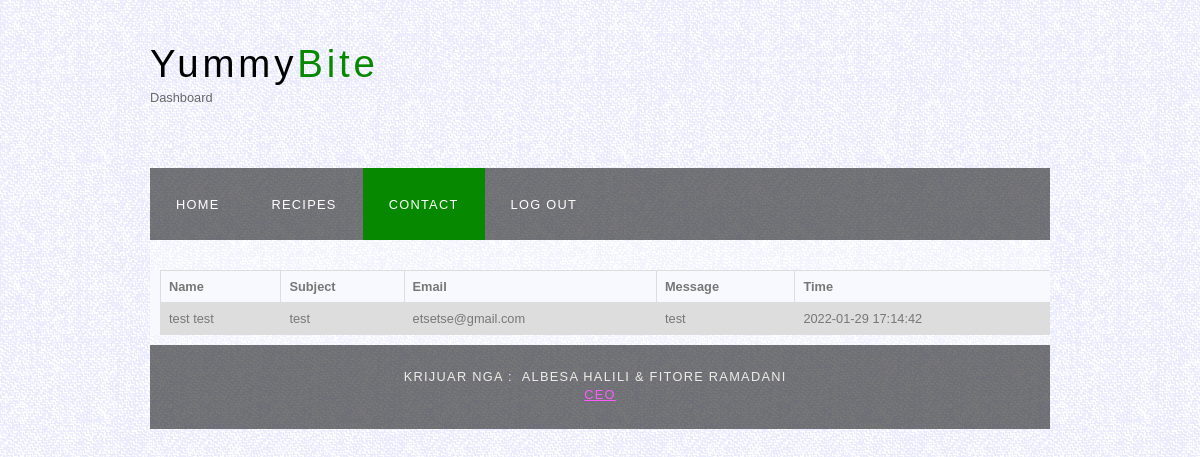
The app's page /admin/contact.php (signed in) with its own data.
### tables this page shows
CREATE TABLE `contact` (
  `id` int(11) NOT NULL,
  `fullName` varchar(60) NOT NULL,
  `subject` varchar(60) NOT NULL,
  `email` varchar(60) NOT NULL,
  `message` varchar(255) NOT NULL,
  `created_at` datetime DEFAULT current_timestamp()
);

### admin/contact.php (the view, shortened to what this page needs)
<?php
include("../includes/db.php");
?>
<!DOCTYPE HTML>
<html>
<head>
  <link rel="stylesheet" type="text/css" href="/style/style.css" title="style" />
</head>
<body>
  <div id="main">
    <div id="header">
      <div id="logo">
        <div id="logo_text">
          <h1><a href="index.php"><span class="logo_colour"><font color="#000000">Yummy</font>Bite</span></a></h1>
          <h2>Dashboard</h2>
        </div>
      </div>
	<?php
	include 'nav.php';
	?>
    </div>
    <div id="site_content">
        <div id="content">
        <div class="main_content">
          <table>
            <tr>
              <th>Name</th>
              <th>Subject</th>
              <th>Email</th>
              <th>Message</th>
              <th>Time</th>
            </tr>
            <?php
                $sql = "SELECT * FROM contact ORDER BY created_at DESC";
                $result = $link->query($sql);
                if ($result->num_rows > 0) {
                  while($row = $result->fetch_assoc()) {
            ?>
            <tr>
              <td><?php echo $row['fullName'];?></td>
              <td><?php echo $row['subject'];?></td>
              <td><?php echo $row['email'];?></td>
              <td><?php echo $row['message'];?></td>
              <td><?php echo $row['created_at'];?></td>
            </tr>
            <?php
                  }
                }else{
                  echo '<p>No results</p>';
                }
            ?>
          </table>
          </div>
        </div>
    </div>
   <div id="footer"> Krijuar nga :&nbsp; Albesa Halili & Fitore Ramadani &nbsp;<p><a href="www.facebook.com">CEO</a></p></div>
  </div>
</body>
</html>

### style/style.css (style rules this page uses)
html { height: 100%; }
* { margin: 0; padding: 0; }
body { font: normal .80em 'trebuchet ms', arial, sans-serif; background: #F0EFE2 url(prapavija.png) ; color: #777; }
p { padding: 0 0 20px 0; line-height: 1.7em; }
h1, h2, h3, h4, h5, h6 { font: normal 175% 'century gothic', arial, sans-serif; color: #068900; margin: 0 0 15px 0; padding: 15px 0 5px 0; }
h2 { font: normal 175% 'century gothic', arial, sans-serif; color: #068900; }
a, a:hover { outline: none; text-decoration: underline; color: #FD5BFF; }
table { font-family: arial, sans-serif; border-collapse: collapse; width: 100%; margin:10px; }
td, th { border: 1px solid #dddddd; text-align: left; padding: 8px; }
tr:nth-child(even) { background-color: #dddddd; }
#main, #logo, #menubar, #site_content, #footer { margin-left: auto; margin-right: auto; }
#header { height: 240px; }
#logo { width: 900px; position: relative; height: 168px; }
#logo #logo_text { position: absolute; top: 20px; left: 0; }
#logo h1, #logo h2 { font: normal 300% 'century gothic', arial, sans-serif; border-bottom: 0; text-transform: none; margin: 0; }
#logo_text h1, #logo_text h1 a, #logo_text h1 a:hover { padding: 22px 0 0 0; color: #000; letter-spacing: 0.1em; text-decoration: none; }
#logo_text h1 a .logo_colour { color: #068900; }
#logo_text h2 { font-size: 100%; padding: 4px 0 0 0; color: #676767; }
#site_content { width: 900px; overflow: hidden; margin: 0 auto 0 auto; padding: 20px 0 0 0; background: transparent url(transparent_light.png) repeat; }
#footer { width: 900px; font: normal 100% 'lucida sans unicode', arial, sans-serif; height: 55px; padding: 24px 0 5px 0; text-align: center; background: transparent url(transparent.png) repeat; color:#edede8; text-transform: uppercase; letter-spacing: 0.1em; }
.main_content { flex: 1; background: ghostwhite; }

### records on screen
contact: fullName "test test", subject "test", email "etsetse@gmail.com", message "test", created_at "2022-01-29 17:14:42"
